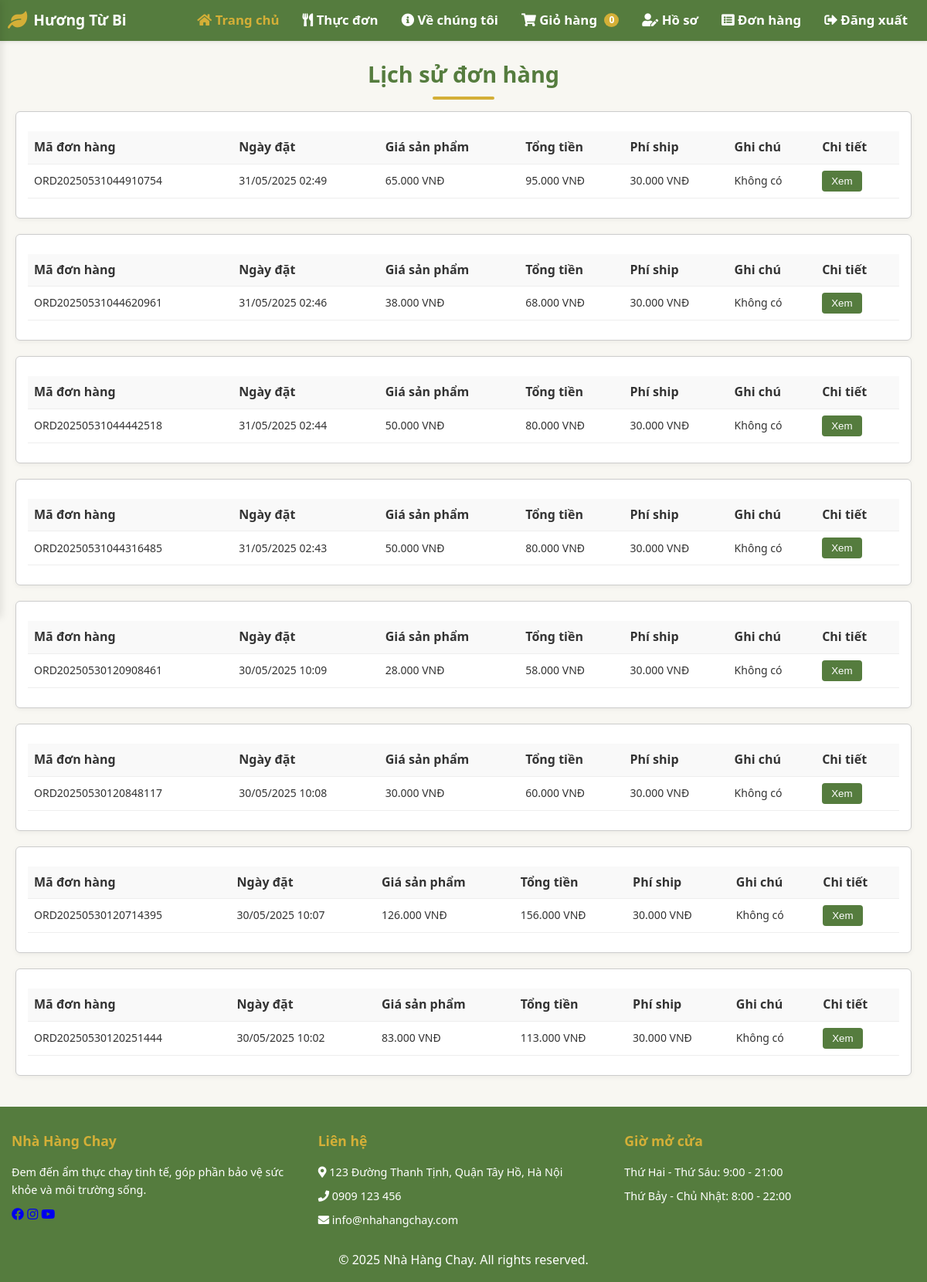
Screenshot of /orders.php (signed in) with the database file from the repository.
### tables this page shows
CREATE TABLE `orders` (
  `id` int(11) NOT NULL,
  `user_id` int(11) NOT NULL,
  `order_number` varchar(50) NOT NULL,
  `customer_name` varchar(100) NOT NULL,
  `customer_phone` varchar(20) NOT NULL,
  `customer_email` varchar(100) DEFAULT NULL,
  `delivery_address` text NOT NULL,
  `notes` text DEFAULT NULL,
  `payment_method` enum('cod','bank','momo','vnpay') DEFAULT 'cod',
  `subtotal` decimal(10,2) NOT NULL,
  `shipping_fee` decimal(10,2) NOT NULL,
  `total_amount` decimal(10,2) NOT NULL,
  `status` varchar(50) DEFAULT 'pending',
  `created_at` timestamp NOT NULL DEFAULT current_timestamp(),
  `updated_at` datetime NOT NULL DEFAULT current_timestamp(),
  `confirmed_at` datetime DEFAULT NULL,
  `shipped_at` datetime DEFAULT NULL,
  `delivered_at` datetime DEFAULT NULL,
  `completed_at` datetime DEFAULT NULL,
  `cancelled_at` datetime DEFAULT NULL
);

### orders.php (the view, shortened to what this page needs)
<?php
$user_id = $_SESSION['user_id'];
$pdo = db_connect();
$stmt = $pdo->prepare("SELECT * FROM orders WHERE user_id = ? ORDER BY created_at DESC");
$stmt->execute([$user_id]);
$orders = $stmt->fetchAll(PDO::FETCH_ASSOC);
?>
<!DOCTYPE html>
<html lang="vi">
<head>
</head>
<link rel="stylesheet" href="./assets/css/style.css">
<link rel="stylesheet" href="https://cdnjs.cloudflare.com/ajax/libs/font-awesome/5.15.3/css/all.min.css">
</head>
<body>
    <?php include 'includes/header.php'; ?>
    <div class="container">
        <h2 class="section-title">Lịch sử đơn hàng</h2>
        <?php if (count($orders) === 0): ?>
            <p>Bạn chưa có đơn hàng nào.</p>
        <?php else: ?>
            <div class="order-list">
                <?php foreach ($orders as $order): ?>
                    <div class="order-item">
                        <table class="order-summary" style="width:100%; border-collapse: collapse; margin-bottom: 10px;">
                            <thead>
                                <tr style="background-color:#f2f2f2;">
                                    <th style="text-align:left; padding:8px;">Mã đơn hàng</th>
                                    <th style="text-align:left; padding:8px;">Ngày đặt</th>
                                    <th style="text-align:left; padding:8px;">Giá sản phẩm</th>
                                    <th style="text-align:left; padding:8px;">Tổng tiền</th>
                                    <th style="text-align:left; padding:8px;">Phí ship</th>
                                    <th style="text-align:left; padding:8px;">Ghi chú</th>
                                    <th style="text-align:left; padding:8px;">Chi tiết</th>
                                </tr>
                            </thead>
                            <tbody>
                                <tr>
                                    <td style="padding:8px;"><?php echo htmlspecialchars($order['order_number']); ?></td>
                                    <td style="padding:8px;"><?php echo date('d/m/Y H:i', strtotime($order['created_at'])); ?></td>
                                    <td style="padding:8px;"><?php echo isset($order['subtotal']) ? number_format((float)$order['subtotal'], 0, ',', '.') . ' VNĐ' : 'Không có'; ?></td>
                                    <td style="padding:8px;"><?php echo isset($order['total_amount']) ? number_format((float)$order['total_amount'], 0, ',', '.') . ' VNĐ' : 'Không có'; ?></td>
                                    <td style="padding:8px;"><?php
                                        if (isset($order['shipping_fee'])) {
                                            echo $order['shipping_fee'] > 0 ? number_format((float)$order['shipping_fee'], 0, ',', '.') . ' VNĐ' : 'Miễn phí';
                                        } else {
                                            echo 'Không có';
                                        }
                                    ?></td>
                                    <td style="padding:8px;"><?php echo isset($order['note']) ? htmlspecialchars($order['note']) : 'Không có'; ?></td>
                                    <td style="padding:8px;">
                                        <button onclick="toggleDetails('details-<?php echo $order['id']; ?>')">Xem</button>
                                    </td>
                                </tr>
                            </tbody>
                        </table>
                    </div>
                <?php endforeach; ?>
            </div>
        <?php endif; ?>
    </div>
    <?php include 'includes/footer.php'; ?>
</body>
</html>

### assets/css/style.css (style rules this page uses)
:root { --primary-color: #557c3e; --accent-color: #d4af37; --text-dark: #333; --text-light: #fff; --bg-light: #f8f7f2; --bg-accent: #f2efdf; --highlight: #e74c3c; }
* { box-sizing: border-box; margin: 0; padding: 0; }
body { font-family: 'Segoe UI', Arial, sans-serif; margin: 0; background: var(--bg-light); color: var(--text-dark); line-height: 1.6; }
.section-title { text-align: center; color: var(--primary-color); margin-bottom: 25px; font-size: clamp(1.4rem, 3vw, 1.8rem); position: relative; font-weight: 700; }
.section-title:after { content: ""; position: absolute; width: 80px; height: 4px; background: var(--accent-color); bottom: -10px; left: 50%; transform: translateX(-50%); border-radius: 2px; }

### orders.php (style rules this page uses)
.order-list { margin-top: 20px; }
.order-item { border: 1px solid #ccc; border-radius: 6px; padding: 15px; margin-bottom: 20px; background-color: #fff; box-shadow: 0 2px 6px rgba(0, 0, 0, 0.05); }
.order-summary th, .order-summary td { border-bottom: 1px solid #eee; }
.order-summary th { background-color: #f9f9f9; font-weight: 600; }
.order-summary td { font-size: 14px; }
button { background-color: #557c3e; color: white; border: none; padding: 6px 12px; cursor: pointer; border-radius: 4px; transition: background-color 0.3s ease; }
table { margin-top: 10px; }
.container { max-width: 1200px; margin: 0 auto; padding: 20px; }

### rows the page displays
orders: order_number "ORD20250531044910754", created_at "31/05/2025 02:49", subtotal "65.000", total_amount "95.000", shipping_fee "30.000"
orders: order_number "ORD20250531044620961", created_at "31/05/2025 02:46", subtotal "38.000", total_amount "68.000", shipping_fee "30.000"
orders: order_number "ORD20250531044442518", created_at "31/05/2025 02:44", subtotal "50.000", total_amount "80.000", shipping_fee "30.000"
orders: order_number "ORD20250531044316485", created_at "31/05/2025 02:43", subtotal "50.000", total_amount "80.000", shipping_fee "30.000"
orders: order_number "ORD20250530120908461", created_at "30/05/2025 10:09", subtotal "28.000", total_amount "58.000", shipping_fee "30.000"
orders: order_number "ORD20250530120848117", created_at "30/05/2025 10:08", subtotal "30.000", total_amount "60.000", shipping_fee "30.000"
orders: order_number "ORD20250530120714395", created_at "30/05/2025 10:07", subtotal "126.000", total_amount "156.000", shipping_fee "30.000"
orders: order_number "ORD20250530120251444", created_at "30/05/2025 10:02", subtotal "83.000", total_amount "113.000", shipping_fee "30.000"
